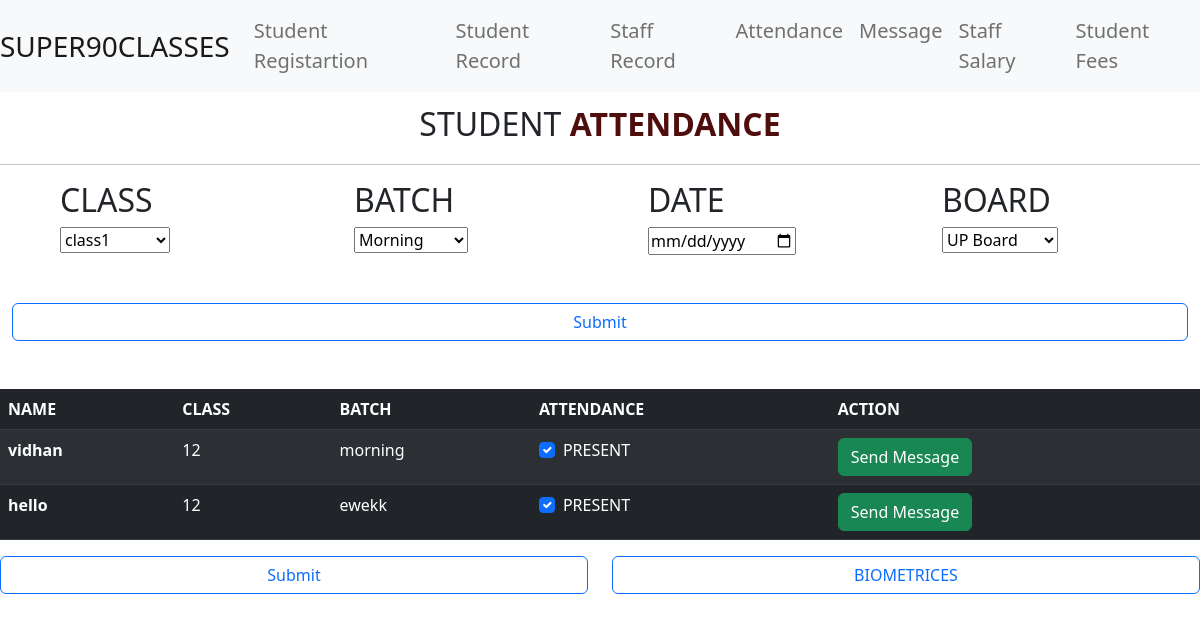
Page /myapp/studentAttendance/ on the committed database.
### myapp/models.py (models this page shows)
class StudentRegistration(models.Model):
    Name = models.CharField(max_length=100)
    MobileNo = models.CharField(max_length=40)
    Class = models.CharField(max_length=30)
    Batch = models.TextField()
    Coupon = models.TextField()

### myapp/views.py (the view)
# urls.py: path('studentAttendance/',views.StudentAttendance),
def StudentAttendance(request):
    data= ClassRecord.objects.all()
    sdata= StudentRegistration.objects.all()
    mydict={"class":data,"student":sdata}
    return render(request,'admin/studentAttendance.html',context=mydict)

### templates/admin/studentAttendance.html (shortened to what this page needs)
{% extends 'admin/dashboard.html' %}
{% load static %}
{% block x %}
<div class="fs-2 text-center">STUDENT<b style="color:#4f0e0e;">&nbspATTENDANCE</b></div>
<hr>
<form action="#" method="post">
<div class="row px-4">
<div class="col-sm-3 ps-5"><h2>CLASS</h2>
    <select class="select" name="Class">
        {% for x in class %}
        <option value="">{{x.Class}}</option>
        {% endfor %}
      </select>
  </div>
  <div class="col-sm-3 ps-5"><h2>BATCH</h2>
    <select class="select" name="Batch">
        <option value="2">Morning</option>
      </select>
  </div>
  <div class="col-sm-3 ps-5"><h2>DATE</h2>
   <input type="Date"/>
  </div>
  <div class="col-sm-3 ps-5"><h2>BOARD</h2>
    <select class="select" name="Board">
        <option value="2">UP Board</option>
      </select>
  </div>
  <input type="submit" class="btn btn-outline-primary my-5"></input>
</div>
<table class="table table-striped table-dark">
  <thead>
    <tr>
      <th scope="col">NAME</th>
      <th scope="col">CLASS</th>
      <th scope="col">BATCH</th>
      <th scope="col">ATTENDANCE</th>
      <th scope="col">ACTION</th>
    </tr>
  </thead>
  <tbody>
  {% for x in student %}
    <tr>
      <th scope="row">{{x.Name}}</th>
      <td>{{x.Class}}</td>
      <td>{{x.Batch}}</td>
      <td>
        <div class="form-check">
          <input class="form-check-input" type="checkbox" value="" id="flexCheckChecked" checked>
          <label class="form-check-label" for="flexCheckDefault">
            PRESENT
          </label>
        </div></td>
        <td> <a href="#"><span class="btn btn-success">Send Message</span></a></td>
    </tr>
    {% endfor %}
  </tbody>
</table>
  </form>
  <div class="row">
    <div class="col-sm-6">
  <input type="submit" class="btn btn-outline-primary w-100"></input></div>
  <div class="col-sm-6">
  <input type="submit" class="btn btn-outline-primary w-100" value="BIOMETRICES"></input></div>
</div>
  {% endblock %}

### rows in the picture
StudentRegistration: Name "vidhan", Class "12", Batch "morning"
StudentRegistration: Name "hello", Class "12", Batch "ewekk"

### other values in the picture
form field Class "class1"
